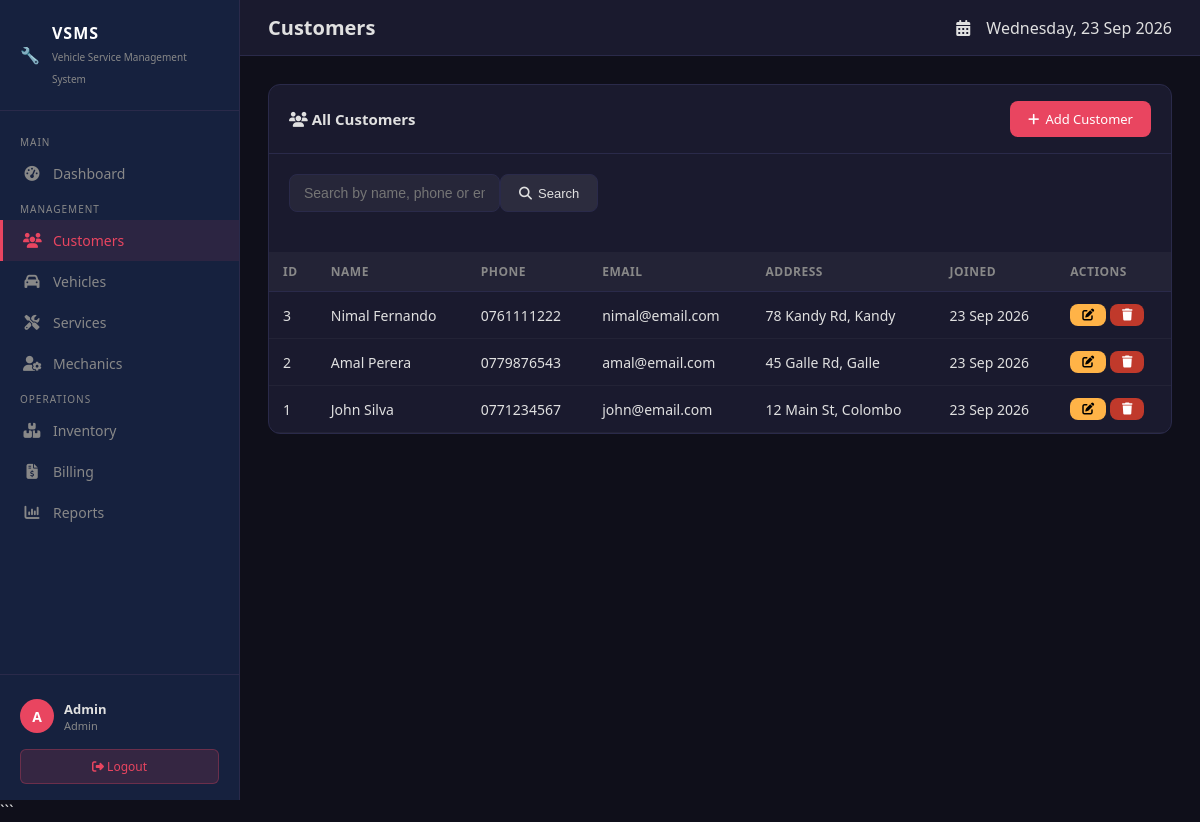
Screenshot of /vsms/modules/customers/index.php (signed in) with the database file from the repository.
### tables this page shows
CREATE TABLE IF NOT EXISTS customers (
  customer_id INT AUTO_INCREMENT PRIMARY KEY,
  name        VARCHAR(100) NOT NULL,
  phone       VARCHAR(20),
  email       VARCHAR(100),
  address     TEXT,
  created_at  DATETIME DEFAULT CURRENT_TIMESTAMP
);

### vsms/modules/customers/index.php (the view, shortened to what this page needs)
<?php
require_once $_SERVER["DOCUMENT_ROOT"]."/vsms/includes/header.php";
$search = trim($_GET['search'] ?? '');
if ($search) {
    $stmt = $pdo->prepare("
        SELECT *
        FROM customers
        WHERE name LIKE ?
           OR phone LIKE ?
           OR email LIKE ?
        ORDER BY customer_id DESC
    ");
    $stmt->execute([
        "%{$search}%",
        "%{$search}%",
        "%{$search}%"
    ]);
} else {
    $stmt = $pdo->query("
        SELECT *
        FROM customers
        ORDER BY customer_id DESC
    ");
}
$customers = $stmt->fetchAll(PDO::FETCH_ASSOC);
?>
<div class="card">
    <div class="card-header d-flex justify-content-between align-items-center">
        <h3>
            <i class="fas fa-users"></i>
            All Customers
        </h3>
        <a href="add.php" class="btn btn-primary">
            <i class="fas fa-plus"></i>
            Add Customer
        </a>
    </div>
    <div class="card-body">
        <form method="GET" class="search-bar mb-3">
            <div class="d-flex gap-2">
                <input
                    type="text"
                    name="search"
                    class="form-control"
                    placeholder="Search by name, phone or email..."
                    value="<?= htmlspecialchars($search) ?>">
                <button type="submit" class="btn btn-secondary">
                    <i class="fas fa-search"></i>
                    Search
                </button>
            </div>
        </form>
    </div>
    <div class="table-responsive">
        <table class="table table-hover">
            <thead>
                <tr>
                    <th>ID</th>
                    <th>Name</th>
                    <th>Phone</th>
                    <th>Email</th>
                    <th>Address</th>
                    <th>Joined</th>
                    <th>Actions</th>
                </tr>
            </thead>
            <tbody>
            <?php if (empty($customers)): ?>
                <tr>
                    <td colspan="7" class="text-center">
                        No customers found.
                    </td>
                </tr>
            <?php else: ?>
                <?php foreach ($customers as $c): ?>
                <tr>
                    <td><?= $c['customer_id'] ?></td>
                    <td>
                        <?= htmlspecialchars($c['name']) ?>
                    </td>
                    <td>
                        <?= htmlspecialchars($c['phone']) ?>
                    </td>
                    <td>
                        <?= htmlspecialchars($c['email']) ?>
                    </td>
                    <td>
                        <?= htmlspecialchars($c['address']) ?>
                    </td>
                    <td>
                        <?= !empty($c['created_at'])
                            ? date('d M Y', strtotime($c['created_at']))
                            : '-' ?>
                    </td>
                    <td>
                        <a
                            href="edit.php?id=<?= $c['customer_id'] ?>"
                            class="btn btn-warning btn-sm">
                            <i class="fas fa-edit"></i>
                        </a>
                        <a
                            href="delete.php?id=<?= $c['customer_id'] ?>"
                            class="btn btn-danger btn-sm"
                            onclick="return confirm('Delete this customer?')">
                            <i class="fas fa-trash"></i>
                        </a>
                    </td>
                </tr>
                <?php endforeach; ?>
            <?php endif; ?>
            </tbody>
        </table>
    </div>
</div>
<?php require_once $_SERVER["DOCUMENT_ROOT"]."/vsms/includes/footer.php"; ?>

### vsms/assets/style.css (style rules this page uses)
* { margin: 0; padding: 0; box-sizing: border-box; }
:root { --bg-dark: #0f0f1a; --bg-card: #1a1a2e; --bg-sidebar: #16213e; --accent: #0f3460; --primary: #e94560; --success: #00d084; --warning: #ffb347; --info: #4fc3f7; --text: #e0e0e0; --text-muted: #888; --border: #2a2a4a; }
body { font-family: 'Segoe UI', Tahoma, sans-serif; background: var(--bg-dark); color: var(--text); min-height: 100vh; }
.card { background: var(--bg-card); border: 1px solid var(--border); border-radius: 12px; overflow: hidden; }
.card-header { padding: 16px 20px; border-bottom: 1px solid var(--border); display: flex; align-items: center; justify-content: space-between; }
.card-header h3 { font-size: 15px; font-weight: 600; }
.card-body { padding: 20px; }
.table-responsive { overflow-x: auto; }
table { width: 100%; border-collapse: collapse; }
thead th { background: rgba(255,255,255,0.04); padding: 11px 14px; text-align: left; font-size: 12px; color: var(--text-muted); text-transform: uppercase; letter-spacing: 0.5px; border-bottom: 1px solid var(--border); }
tbody tr { border-bottom: 1px solid rgba(255,255,255,0.04); transition: background 0.15s; }
tbody td { padding: 12px 14px; font-size: 14px; }
.btn { display: inline-flex; align-items: center; gap: 6px; padding: 9px 18px; border-radius: 8px; border: none; cursor: pointer; font-size: 13px; font-weight: 500; text-decoration: none; transition: all 0.2s; }
.btn-primary { background: var(--primary); color: #fff; }
.btn-warning { background: var(--warning); color: #000; }
.btn-danger { background: #c0392b; color: #fff; }
.btn-secondary { background: rgba(255,255,255,0.08); color: var(--text); border: 1px solid var(--border); }
.btn-sm { padding: 5px 12px; font-size: 12px; }
.form-control { background: rgba(255,255,255,0.05); border: 1px solid var(--border); border-radius: 8px; color: var(--text); padding: 10px 14px; font-size: 14px; transition: border-color 0.2s; width: 100%; }
.search-bar { display: flex; align-items: center; gap: 10px; margin-bottom: 20px; }
.d-flex { display: flex; }

### rows the page displays
customers: customer_id "3", name "Nimal Fernando", phone "0761111222", email "nimal@email.com", address "78 Kandy Rd, Kandy", created_at "23 Sep 2026"
customers: customer_id "2", name "Amal Perera", phone "0779876543", email "amal@email.com", address "45 Galle Rd, Galle", created_at "23 Sep 2026"
customers: customer_id "1", name "John Silva", phone "0771234567", email "john@email.com", address "12 Main St, Colombo", created_at "23 Sep 2026"

### other values shown
substr($_SESSION['user_name'] ?? 'U', 0, 1) "A"
$_SESSION['user_name'] "Admin"
$_SESSION['user_role'] "Admin"
$pageTitle "Customers"
